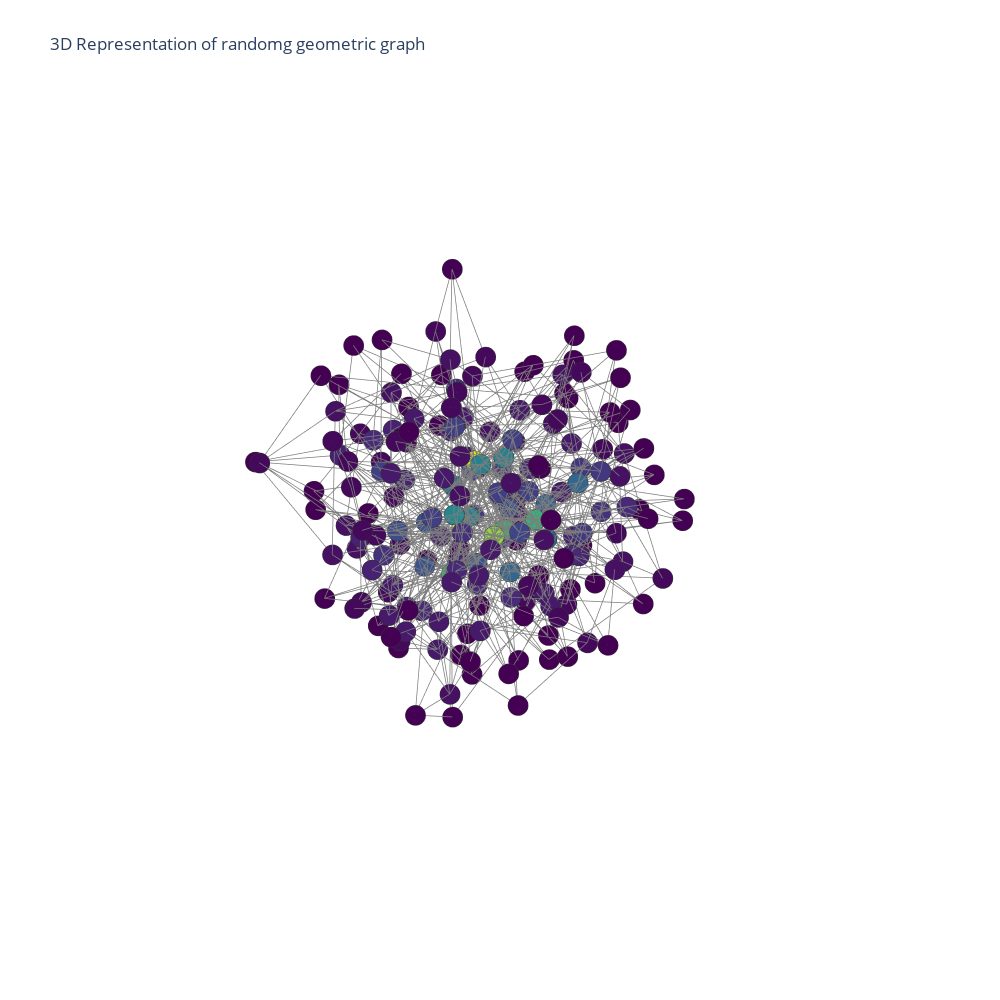

The cell this chart's notebook holds for it:
### Code cell
def test_3BA():
    #g = nx.random_geometric_graph(200,.24, dim = 3)
    g = nx.barabasi_albert_graph(200,4)
    print(g.number_of_edges())
    print(nx.is_connected(g))
    #while not nx.is_connected(g):
      #g = nx.random_geometric_graph(200,.25, dim = 3)
    #g = nx.erdos_renyi_graph(170,.15)
    print(nx.is_connected(g))
    matrix = nx.to_numpy_matrix(g)
    g = fruchterman_reingold(g,100)
    positions = []
    for n,data in g.nodes(data = True):
        positions.append(data['pos'])
    
    draw_plotly(positions,matrix)
    return g,positions

test_3BA()

### Figure 1 — Plotly figure (JSON) as saved in the notebook; plotly's stock layout.template omitted (floating-point values rounded to 4 significant figures; data arrays with more than 128 entries replaced by an {"elided": "..."} marker saying what was removed)
{"data": [{"line": {"color": "rgb(125,125,125)", "width": 1.5}, "mode": "lines", "type": "scatter3d", "x": {"elided": "2352 float values"}, "y": {"elided": "2352 float values"}, "z": {"elided": "2352 float values"}}, {"marker": {"color": {"elided": "200 float values"}, "colorscale": [[0, "#440154"], [0.1111, "#482878"], [0.2222, "#3e4989"], [0.3333, "#31688e"], [0.4444, "#26828e"], [0.5556, "#1f9e89"], [0.6667, "#35b779"], [0.7778, "#6ece58"], [0.8889, "#b5de2b"], [1, "#fde725"]], "line": {"color": "rgb(50,50,50)", "width": 0.5}, "size": 7, "symbol": "circle"}, "mode": "markers", "type": "scatter3d", "x": {"elided": "200 float values"}, "y": {"elided": "200 float values"}, "z": {"elided": "200 float values"}}], "layout": {"height": 1000, "scene": {"xaxis": {"showbackground": false, "showgrid": false, "showline": false, "showticklabels": false, "title": {"text": ""}, "zeroline": false}, "yaxis": {"showbackground": false, "showgrid": false, "showline": false, "showticklabels": false, "title": {"text": ""}, "zeroline": false}, "zaxis": {"showbackground": false, "showgrid": false, "showline": false, "showticklabels": false, "title": {"text": ""}, "zeroline": false}}, "showlegend": false, "title": {"text": "3D Representation of randomg geometric graph"}, "width": 1000}}
